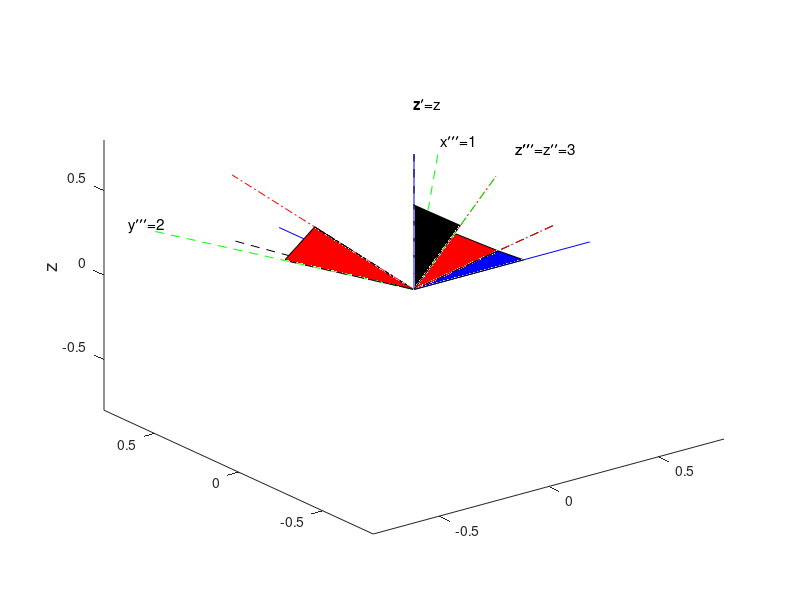

MATLAB code for this plot: (Note: this script raises an error after producing the figure.)
%euler_ang.m  - shows Euler angles: ph, th, ps; planes, line of nodes
clear,rc=pi/180; v=1+.1; ph=15; th=25; ps=35; %rc=deg-rad, v=multiplier, angles
phi=ph*rc; the=th*rc; psi=ps*rc;              %angles ph,th,ps in radians
axis ([-.8,.8,-.8,.8,-.8,.8]), view([1,1,1]), hold on; %window view 
x=1;y=1;z=1; r=[[x;0;0;],[0;y;0;],[0;0;z]];   %starting cartesian axes
line([0,r(1,1)],[0,r(1,2)],[0,r(1,3)],'color', 'b','LineStyle','-')
line([0,r(2,1)],[0,r(2,2)],[0,r(2,3)],'color', 'b','LineStyle','-')
line([0,r(3,1)],[0,r(3,2)],[0,r(3,3)],'color', 'b','LineStyle','-')
text(r(1,1)*v,r(1,2)*v,r(1,3)*v,'x','FontSize',11)
text(r(2,1)*v,r(2,2)*v,r(2,3)*v,'y','FontSize',11)
text(r(3,1)*v,r(3,2)*v,r(3,3)*v,'z','FontSize',11)
xlabel('x','FontSize',14,'Position',[0 1 -.8]);
ylabel('y','FontSize',14,'Position',[1 0 -.8]);
zlabel('z','FontSize',14)
%--- phi-rotation about z by ph degrees
rphi=[[cos(phi);-sin(phi);0;],[sin(phi);cos(phi);0;],[0;0;1;]];%z matrix rotation
rp=rphi*r;
line([0,rp(1,1)],[0,rp(1,2)],[0,rp(1,3)],'color', 'k','LineStyle','--')
line([0,rp(2,1)],[0,rp(2,2)],[0,rp(2,3)],'color', 'k','LineStyle','--')
line([0,rp(3,1)],[0,rp(3,2)],[0,rp(3,3)],'color', 'k','LineStyle','--')
text(rp(1,1)*v,rp(1,2)*v,rp(1,3)*v,'x\prime','FontSize',11)
text(rp(2,1)*v,rp(2,2)*v,rp(2,3)*v,'y\prime','FontSize',11)
text(rp(3,1)*v,rp(3,2)*v,rp(3,3)*v,'z\prime=z','FontSize',11)
x1=[0;.5;rp(1,1)/2]; y1=[0;0;rp(1,2)/2]; z1=[0;0;rp(1,3)/2];
h(1)=fill3(x1,y1,z1,'b'); %color ph angle from x-axis
x1=[0;0;rp(2,1)/2]; y1=[0;.5;rp(2,2)/2]; z1=[0;0;rp(2,3)/2];
fill3(x1,y1,z1,'b');      %color ph angle from y-axis
%--- theta-rotation about x' by th degrees from y-axis
rthe=[[1;0;0;],[0;cos(the);-sin(the);],[0;sin(the);cos(the);]];%x' matrix rotation
rpp=rthe*rp;
line([0,rpp(1,1)],[0,rpp(1,2)],[0,rpp(1,3)],'color', 'r','LineStyle','-.')
line([0,rpp(2,1)],[0,rpp(2,2)],[0,rpp(2,3)],'color', 'r','LineStyle','-.')
line([0,rpp(3,1)],[0,rpp(3,2)],[0,rpp(3,3)],'color', 'r','LineStyle','-.')
text(rpp(1,1)*v,rpp(1,2)*v,rpp(1,3)*v,'x\prime\prime','FontSize',11)
text(rpp(2,1)*v,rpp(2,2)*v,rpp(2,3)*v,'y\prime\prime','FontSize',11)
text(rpp(3,1)*v,rpp(3,2)*v,rpp(3,3)*v,'z\prime\prime','FontSize',11)
x1=[0;rp(3,1)/2;rpp(3,1)/2]; y1=[0;rp(3,2)/2;rpp(3,2)/2]; 
z1=[0;rp(3,3)/2;rpp(3,3)/2];
h(2)=fill3(x1,y1,z1,'k'); %color th angle from - z axis
x1=[0;rp(2,1)/2;rpp(2,1)/2]; y1=[0;rp(2,2)/2;rpp(2,2)/2]; 
z1=[0;rp(2,3)/2;rpp(2,3)/2];
fill3(x1,y1,z1,'k');      %color th angle from - y' axis
%--- psi-rotation about z'' by ps degrees
rpsi=[[cos(psi);-sin(psi);0;],[sin(psi);cos(psi);0;],[0;0;1;]];%z'' matrix-rotation
rppp=rpsi*rpp;
line([0,rppp(1,1)],[0,rppp(1,2)],[0,rppp(1,3)],'color', 'g','LineStyle','--')
line([0,rppp(2,1)],[0,rppp(2,2)],[0,rppp(2,3)],'color', 'g','LineStyle','--')
line([0,rppp(3,1)],[0,rppp(3,2)],[0,rppp(3,3)],'color', 'g','LineStyle','--')
text(rppp(1,1)*v,rppp(1,2)*v,rppp(1,3)*v,'x\prime\prime\prime=1','FontSize',11)
text(rppp(2,1)*v,rppp(2,2)*v,rppp(2,3)*v,'y\prime\prime\prime=2','FontSize',11)
text(rppp(3,1)*v,rppp(3,2)*v,rppp(3,3)*v,...
    'z\prime\prime\prime=z\prime\prime=3','FontSize',11)
x1=[0;rpp(1,1)/2;rppp(1,1)/2];y1=[0;rpp(1,2)/2;rppp(1,2)/2];
z1=[0;rpp(1,3)/2;rppp(1,3)/2];
h(3)=fill3(x1,y1,z1,'r'); %color ps angle from x''-axis
x1=[0;rpp(2,1)/2;rppp(2,1)/2];y1=[0;rpp(2,2)/2;rppp(2,2)/2];
z1=[0;rpp(2,3)/2;rppp(2,3)/2];
fill3(x1,y1,z1,'r');      %color ps angle from y'' axis
str1=cat(2,'\phi=',num2str(ph,2),'^o'); str2=cat(2,'\theta=',num2str(th,2),'^o');
str3=cat(2,'\psi=',num2str(ps,2),'^o'); 
h=legend(h,str1,str2,str3,1); set(h,'FontSize',11)
%Draw and rotate planes (rotation uses a minus sign due to internal construction)
[xx,yy,zz]=ellipsoid(0,0,0,x,y,0,50); %flat unit ellipsoids are the desired planes
mesh(xx,yy,zz,'EdgeColor',[0 0 1],'FaceAlpha',[0],'EdgeAlpha',[0.1]); % draw plane
%draw, rotate planes: first about z axis by (-ph), use rphi rot. Mat. & reverse order
xp=rthe(1,1)*xx-rthe(1,2)*yy-rthe(1,3)*zz; %minus sign on off diagonals due to -ph
yp=-rthe(2,1)*xx+rthe(2,2)*yy-rthe(2,3)*zz;
zp=-rthe(3,1)*xx-rthe(3,2)*yy+rthe(3,3)*zz;
%next rotation: about x' axis by (-th) - use rthe rot. matrix, then draw plane
xpp=rphi(1,1)*xp-rphi(1,2)*yp-rphi(1,3)*zp;%minus sign on off diagonals due to -th
ypp=-rphi(2,1)*xp+rphi(2,2)*yp-rphi(2,3)*zp;
zpp=-rphi(3,1)*xp-rphi(3,2)*yp+rphi(3,3)*zp;
mesh(xpp,ypp,zpp,'EdgeColor',[1 0 0],'FaceAlpha',[0],'EdgeAlpha',[.1]); %draw plane
